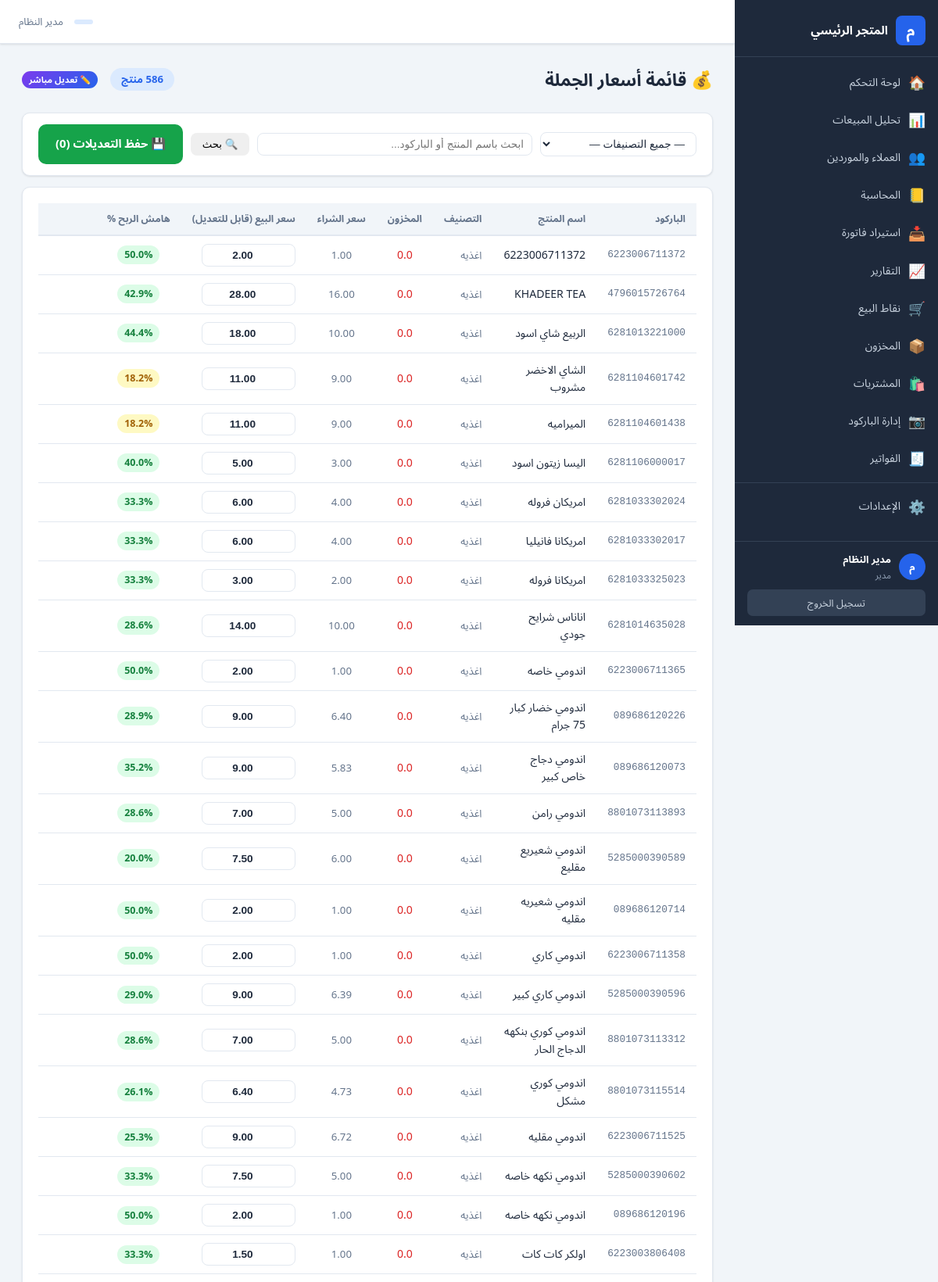
Page /pricing (signed in, upper part) on the committed database.
### tables this page shows
CREATE TABLE businesses (
    id              INTEGER PRIMARY KEY AUTOINCREMENT,
    name            TEXT    NOT NULL,
    name_en         TEXT,
    tax_number      TEXT,
    cr_number       TEXT,                          -- السجل التجاري
    phone           TEXT,
    email           TEXT,
    address         TEXT,
    city            TEXT,
    country         TEXT    DEFAULT 'YE',
    currency        TEXT    DEFAULT 'YER',         -- العملة الافتراضية
    fiscal_year_start TEXT  DEFAULT '01-01',       -- بداية السنة المالية
    logo_path       TEXT,
    is_active       INTEGER DEFAULT 1,
    created_at      TEXT    DEFAULT (datetime('now')),
    updated_at      TEXT    DEFAULT (datetime('now'))
, industry_type TEXT DEFAULT 'retail');

CREATE TABLE users (
    id              INTEGER PRIMARY KEY AUTOINCREMENT,
    business_id     INTEGER NOT NULL REFERENCES businesses(id) ON DELETE CASCADE,
    role_id         INTEGER NOT NULL REFERENCES roles(id),
    username        TEXT    NOT NULL,
    full_name       TEXT,
    email           TEXT,
    phone           TEXT,
    password_hash   TEXT    NOT NULL,
    is_active       INTEGER DEFAULT 1,
    last_login      TEXT,
    created_at      TEXT    DEFAULT (datetime('now')), branch_id INTEGER REFERENCES warehouses(id), level TEXT NOT NULL DEFAULT 'manager',
    UNIQUE(business_id, username)
);

CREATE TABLE roles (
    id              INTEGER PRIMARY KEY AUTOINCREMENT,
    business_id     INTEGER NOT NULL REFERENCES businesses(id) ON DELETE CASCADE,
    name            TEXT    NOT NULL,              -- مدير، محاسب، أمين مخزن، كاشير...
    permissions     TEXT    NOT NULL DEFAULT '{}', -- JSON: {"sales":true,"reports":false,...}
    is_system       INTEGER DEFAULT 0,             -- أدوار النظام لا تُحذف
    created_at      TEXT    DEFAULT (datetime('now'))
);

CREATE TABLE products (
    id              INTEGER PRIMARY KEY AUTOINCREMENT,
    business_id     INTEGER NOT NULL REFERENCES businesses(id) ON DELETE CASCADE,
    serial_number   TEXT,                          -- الرقم التسلسلي من الملف
    barcode         TEXT,
    name            TEXT    NOT NULL,
    name_en         TEXT,
    description     TEXT,
    product_type    TEXT    DEFAULT 'product',     -- product|service
    category_id     INTEGER REFERENCES product_categories(id),
    category_name   TEXT,                          -- اسم الصنف (من الملف)
    can_purchase    INTEGER DEFAULT 1,
    purchase_price  REAL    DEFAULT 0,
    can_sell        INTEGER DEFAULT 1,
    sale_price      REAL    DEFAULT 0,
    min_stock       REAL    DEFAULT 0,
    track_stock     INTEGER DEFAULT 1,
    is_pos          INTEGER DEFAULT 1,             -- منتج نقاط بيع
    is_active       INTEGER DEFAULT 1,
    notes           TEXT,
    -- حسابات المحاسبة المرتبطة
    inventory_account_id   INTEGER REFERENCES accounts(id),
    sales_account_id       INTEGER REFERENCES accounts(id),
    purchase_account_id    INTEGER REFERENCES accounts(id),
    cogs_account_id        INTEGER REFERENCES accounts(id),  -- تكلفة البضاعة المباعة
    created_at      TEXT    DEFAULT (datetime('now')),
    updated_at      TEXT    DEFAULT (datetime('now')),
    UNIQUE(business_id, barcode)    -- الباركود فريد لكل منشأة
);

### app_monolith_backup.py (the view)
@app.route("/pricing", methods=["GET"])
@onboarding_required
def pricing():
    db     = get_db()
    biz_id = session["business_id"]
    page        = max(1, int(request.args.get("page", 1)))
    per_page    = 50
    offset      = (page - 1) * per_page
    q           = request.args.get("q", "").strip()
    category_id = request.args.get("cat", "").strip()
    where  = "WHERE p.business_id=? AND p.is_active=1"
    params = [biz_id]
    if category_id:
        where  += " AND p.category_id=?"
        params.append(int(category_id))
    if q:
        where  += " AND (p.name LIKE ? OR p.barcode LIKE ?)"
        params += [f"%{q}%", f"%{q}%"]
    products = db.execute(
        f"""SELECT p.id, p.name, p.barcode, p.category_name,
                   p.purchase_price, p.sale_price,
                   COALESCE(s.quantity, 0) AS stock_qty
            FROM products p
            LEFT JOIN stock s ON s.product_id = p.id
            {where}
            ORDER BY p.category_name, p.name
            LIMIT ? OFFSET ?""",
        params + [per_page, offset]
    ).fetchall()
    total = db.execute(
        f"SELECT COUNT(*) FROM products p {where}", params
    ).fetchone()[0]
    categories = db.execute(
        "SELECT id, name FROM product_categories WHERE business_id=? AND is_active=1 ORDER BY name",
        (biz_id,)
    ).fetchall()
    total_pages = max(1, (total + per_page - 1) // per_page)
    return render_template(
        "pricing.html",
        products=products,
        categories=categories,
        page=page,
        total_pages=total_pages,
        total=total,
        q=q,
        selected_cat=category_id,
    )

### app_monolith_backup.py (called while the page is built)
def get_sidebar_key(industry_type: str) -> str:
    if industry_type.startswith("retail_"):    return "retail"
    if industry_type.startswith("wholesale_"): return "wholesale"
    if industry_type.startswith("food_"):      return "restaurant"
    if industry_type in ("restaurant", "cafe", "coffeeshop"): return "restaurant"
    return industry_type

def get_db() -> sqlite3.Connection:
    if "db" not in g:
        g.db = sqlite3.connect(DB_PATH)
        g.db.row_factory = sqlite3.Row
        g.db.execute("PRAGMA foreign_keys = ON")
    return g.db

def generate_csrf_token() -> str:
    if "csrf_token" not in session:
        session["csrf_token"] = secrets.token_hex(32)
    return session["csrf_token"]

def onboarding_required(f):
    @wraps(f)
    def decorated(*args, **kwargs):
        if "user_id" not in session:
            return redirect(url_for("auth_login"))
        if not session.get("business_id"):
            return redirect(url_for("onboarding"))
        return f(*args, **kwargs)
    return decorated

@app.context_processor
def inject_globals():
    return {
        "current_user":    g.user,
        "current_business": g.business,
        "sidebar_items":   g.sidebar_items,
        "user_perms":      g.user_perms,
        "industry_types":  INDUSTRY_TYPES,
        "request":         request,
        "now_date":        datetime.now().strftime("%Y-%m-%d"),
        "csrf_token":      generate_csrf_token(),
    }

@app.after_request
def add_security_headers(response):
    response.headers["X-Frame-Options"]        = "SAMEORIGIN"
    response.headers["X-Content-Type-Options"] = "nosniff"
    response.headers["X-XSS-Protection"]       = "1; mode=block"
    response.headers["Referrer-Policy"]        = "strict-origin-when-cross-origin"
    response.headers["Content-Security-Policy"] = (
        "default-src 'self'; "
        "script-src 'self' 'unsafe-inline' cdn.jsdelivr.net unpkg.com; "
        "style-src 'self' 'unsafe-inline' cdn.jsdelivr.net fonts.googleapis.com; "
        "font-src 'self' fonts.gstatic.com data:; "
        "img-src 'self' data: blob:; "
        "connect-src 'self';"
    )
    return response

### templates/pricing.html (shortened to what this page needs)
{% extends "base.html" %}
{% block content %}
<div class="page-header">
  <h2 class="page-title">💰 قائمة أسعار الجملة</h2>
  <div class="page-header-actions">
    <span class="badge-total">{{ total }} منتج</span>
    <span class="badge-ai-soon">✏️ تعديل مباشر</span>
  </div>
</div>
<div class="card pricing-filter-bar">
  <form class="pricing-filter-form" method="GET" action="/pricing">
    <div class="form-group" style="margin:0;min-width:200px">
      <select name="cat" class="form-control form-control-sm" onchange="this.form.submit()">
        <option value="">— جميع التصنيفات —</option>
      </select>
    </div>
    <div class="form-group" style="margin:0;flex:1;min-width:200px">
      <input class="form-control form-control-sm" name="q" value="{{ q }}"
             placeholder="ابحث باسم المنتج أو الباركود...">
    </div>
    <button class="btn btn-secondary btn-sm">🔍 بحث</button>
  </form>
  <div class="pricing-save-actions">
    <button id="saveAllBtn" class="btn-success btn-sm" onclick="saveAll()" disabled>
      💾 حفظ التعديلات (<span id="pendingCount">0</span>)
    </button>
  </div>
</div>
<div class="card" style="margin-top:14px">
  {% if products %}
  <div class="table-responsive">
    <table class="data-table pricing-table">
      <thead>
        <tr>
          <th>الباركود</th>
          <th>اسم المنتج</th>
          <th>التصنيف</th>
          <th class="num-col">المخزون</th>
          <th class="num-col">سعر الشراء</th>
          <th class="num-col" style="min-width:160px">سعر البيع (قابل للتعديل)</th>
          <th class="num-col">هامش الربح %</th>
          <th style="width:80px"></th>
        </tr>
      </thead>
      <tbody>
        {% for p in products %}
        {% set margin = ((p.sale_price - p.purchase_price) / p.sale_price * 100) if p.sale_price > 0 else 0 %}
        <tr id="row-{{ p.id }}" class="pricing-row">
          <td class="code-cell">{{ p.barcode or '—' }}</td>
          <td>{{ p.name }}</td>
          <td class="muted-cell">{{ p.category_name or '—' }}</td>
          <td class="num-col
            {% if p.stock_qty <= 0 %}text-danger
            {% elif p.stock_qty < 5 %}text-warning{% endif %}">
            {{ p.stock_qty | round(2) }}
          </td>
          <td class="num-col muted-cell">{{ '%.2f' | format(p.purchase_price) }}</td>
          <td class="num-col">
            <input type="number" class="price-input form-control form-control-sm num-col"
                   id="price-{{ p.id }}"
                   value="{{ '%.2f' | format(p.sale_price) }}"
                   min="0" step="0.01"
                   data-original="{{ '%.2f' | format(p.sale_price) }}"
                   data-purchase="{{ p.purchase_price }}"
                   data-id="{{ p.id }}"
                   oninput="onPriceInput(this)">
          </td>
          <td class="num-col" id="margin-{{ p.id }}">
            <span class="margin-badge {% if margin >= 20 %}margin-good{% elif margin >= 10 %}margin-ok{% else %}margin-low{% endif %}">
              {{ '%.1f' | format(margin) }}%
            </span>
          </td>
          <td class="num-col">
          </td>
        </tr>
        {% endfor %}
      </tbody>
    </table>
  </div>
  {% else %}
  <div class="empty-state">
    <div class="empty-icon">💰</div>
    <p>لا توجد منتجات{% if q or selected_cat %} تطابق البحث{% endif %}</p>
  </div>
  {% endif %}
</div>
{% endblock %}

### templates/base.html (shortened to what this page needs)
<!DOCTYPE html>
<html lang="ar" dir="rtl">
<head>
  <link rel="stylesheet" href="{{ url_for('static', filename='css/main.css') }}">
</head>
<body>
{% if current_user and current_business %}
<div class="app-layout">
  <aside class="sidebar" id="sidebar">
    <div class="sidebar-logo">
      <div class="logo-icon">م</div>
      <div class="logo-text">
        <strong>{{ current_business.name }}</strong>
      </div>
    </div>
    <div class="sidebar-section">
      <ul class="sidebar-nav" id="nav-main">
        {% for item in sidebar_items %}
          {% if item.key == 'settings' %}
            <li><div class="sidebar-divider"></div></li>
          {% endif %}
          <li>
            <a href="{{ item.url }}"
               {% if request.path == item.url %}class="active"{% endif %}>
              <span class="nav-icon">{{ item.icon }}</span>
              {{ item.label }}
            </a>
          </li>
        {% endfor %}
      </ul>
    </div>
    <div class="sidebar-footer">
      <div class="user-info">
        <div class="avatar">{{ (current_user.full_name or current_user.username)[0] }}</div>
        <div class="user-meta">
          <strong>{{ current_user.full_name or current_user.username }}</strong>
          <span>{{ current_user.role_name or 'مستخدم' }}</span>
        </div>
      </div>
      <a href="{{ url_for('auth_logout') }}" class="logout-btn">تسجيل الخروج</a>
    </div>
  </aside>
  <div class="main-content">
    <header class="topbar">
      <div class="topbar-right">
        <span class="topbar-biz-badge">
        </span>
        <span style="font-size:.82rem; color:#64748b;">
          {{ current_user.full_name or current_user.username }}
        </span>
      </div>
    </header>
    <main class="page-content">
      {% block content %}{% endblock %}
    </main>
  </div>
</div>
{% else %}
  {% block auth_content %}{% endblock %}
{% endif %}
</body>
</html>

### rows in the picture
businesses: name "المتجر الرئيسي"
users: full_name "م", full_name "مدير النظام"
roles: name "مدير"
products: barcode "6223006711372", name "6223006711372", category_name "اغذيه", stock_qty "0.0", purchase_price "1.00", sale_price "2.00", margin "50.0"
products: barcode "4796015726764", name "KHADEER TEA", category_name "اغذيه", stock_qty "0.0", purchase_price "16.00", sale_price "28.00", margin "42.9"
products: barcode "6281013221000", name "الربيع شاي اسود", category_name "اغذيه", stock_qty "0.0", purchase_price "10.00", sale_price "18.00", margin "44.4"
products: barcode "6281104601742", name "الشاي الاخضر مشروب", category_name "اغذيه", stock_qty "0.0", purchase_price "9.00", sale_price "11.00", margin "18.2"
products: barcode "6281104601438", name "الميراميه", category_name "اغذيه", stock_qty "0.0", purchase_price "9.00", sale_price "11.00", margin "18.2"
products: barcode "6281106000017", name "اليسا زيتون اسود", category_name "اغذيه", stock_qty "0.0", purchase_price "3.00", sale_price "5.00", margin "40.0"
products: barcode "6281033302024", name "امريكان فروله", category_name "اغذيه", stock_qty "0.0", purchase_price "4.00", sale_price "6.00", margin "33.3"
products: barcode "6281033302017", name "امريكانا فانيليا", category_name "اغذيه", stock_qty "0.0", purchase_price "4.00", sale_price "6.00", margin "33.3"
products: barcode "6281033325023", name "امريكانا فروله", category_name "اغذيه", stock_qty "0.0", purchase_price "2.00", sale_price "3.00", margin "33.3"
products: barcode "6281014635028", name "اناناس شرايح جودي", category_name "اغذيه", stock_qty "0.0", purchase_price "10.00", sale_price "14.00", margin "28.6"
products: barcode "6223006711365", name "اندومي خاصه", category_name "اغذيه", stock_qty "0.0", purchase_price "1.00", sale_price "2.00", margin "50.0"
products: barcode "089686120226", name "اندومي خضار كبار 75 جرام", category_name "اغذيه", stock_qty "0.0", purchase_price "6.40", sale_price "9.00", margin "28.9"
products: barcode "089686120073", name "اندومي دجاج خاص كبير", category_name "اغذيه", stock_qty "0.0", purchase_price "5.83", sale_price "9.00", margin "35.2"
products: barcode "8801073113893", name "اندومي رامن", category_name "اغذيه", stock_qty "0.0", purchase_price "5.00", sale_price "7.00", margin "28.6"
products: barcode "5285000390589", name "اندومي شعيريع مقليع", category_name "اغذيه", stock_qty "0.0", purchase_price "6.00", sale_price "7.50", margin "20.0"
products: barcode "089686120714", name "اندومي شعيريه مقليه", category_name "اغذيه", stock_qty "0.0", purchase_price "1.00", sale_price "2.00", margin "50.0"
products: barcode "6223006711358", name "اندومي كاري", category_name "اغذيه", stock_qty "0.0", purchase_price "1.00", sale_price "2.00", margin "50.0"
products: barcode "5285000390596", name "اندومي كاري كبير", category_name "اغذيه", stock_qty "0.0", purchase_price "6.39", sale_price "9.00", margin "29.0"
products: barcode "8801073113312", name "اندومي كوري بنكهه الدجاج الحار", category_name "اغذيه", stock_qty "0.0", purchase_price "5.00", sale_price "7.00", margin "28.6"
products: barcode "8801073115514", name "اندومي كوري مشكل", category_name "اغذيه", stock_qty "0.0", purchase_price "4.73", sale_price "6.40", margin "26.1"
products: barcode "6223006711525", name "اندومي مقليه", category_name "اغذيه", stock_qty "0.0", purchase_price "6.72", sale_price "9.00", margin "25.3"
products: barcode "5285000390602", name "اندومي نكهه خاصه", category_name "اغذيه", stock_qty "0.0", purchase_price "5.00", sale_price "7.50", margin "33.3"
products: barcode "089686120196", name "اندومي نكهه خاصه", category_name "اغذيه", stock_qty "0.0", purchase_price "1.00", sale_price "2.00", margin "50.0"
products: barcode "6223003806408", name "اولكر كات كات", category_name "اغذيه", stock_qty "0.0", purchase_price "1.00", sale_price "1.50", margin "33.3"

### other values in the picture
{{ item.icon }} "🏠" "📊" "👥" "📒" "📥" "📈" "🛒" "📦" "🛍️" "📷" "🧾" "⚙️"
{{ item.label }} "لوحة التحكم" "تحليل المبيعات" "العملاء والموردين" "المحاسبة" "استيراد فاتورة" "التقارير" "نقاط البيع" "المخزون" "المشتريات" "إدارة الباركود" "الفواتير" "الإعدادات"
{{ total }} "586"
